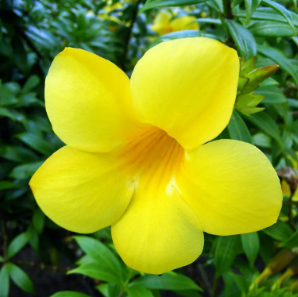
#> input picture src/data/tests/flor_amarela.png, 298 x 297 px, found by its file name
$ python testNewColor.py
#> lines starting #> are read from the running program, lines starting #| are printed output that depends on the picture; after the words box and inside, x2 and y2 are one past the last pixel; in counts of white or black regions, pixels touching at a corner belong together
import cv2
import numpy as np
import matplotlib.pyplot as plt

# 1. Carregar a imagem
# Se estiver usando um arquivo local, troque 'imagem.jpg' pelo seu caminho
img = cv2.imread('src/data/tests/flor_amarela.png')
#> img is the input picture: shape (297, 298, 3); mean B, G, R 33.4, 146.9, 126.3
img_rgb = cv2.cvtColor(img, cv2.COLOR_BGR2RGB) # Para exibir corretamente no Matplotlib

# 2. Converter para o espaço de cores HSV
hsv = cv2.cvtColor(img, cv2.COLOR_BGR2HSV)
#> hsv: shape (297, 298, 3); mean H, S, V 46.3, 200, 151

# 3. Definir o intervalo da cor amarela no HSV
# Nota: Esses valores podem precisar de ajuste dependendo da iluminação
lower_yellow = np.array([20, 100, 100])
upper_yellow = np.array([35, 255, 255])

# 4. Criar a máscara binária (o "pixel vira 1" se estiver no intervalo)
mask = cv2.inRange(hsv, lower_yellow, upper_yellow)
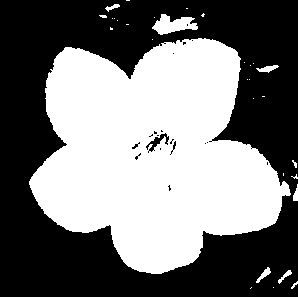
#> mask: shape (297, 298); 46.7% white; 31 white regions (22 under 20 px), largest, box (x1, y1, x2, y2) and area: (29, 38, 291, 274) 40311, (152, 14, 198, 35) 550, (256, 65, 279, 73) 93

# 5. Aplicar a máscara na imagem original para ver o resultado colorido (opcional)
result = cv2.bitwise_and(img_rgb, img_rgb, mask=mask)
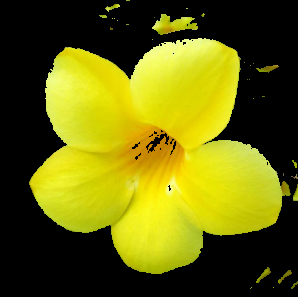
#> result: shape (297, 298, 3); mean R, G, B 101.9, 100.5, 12.1

# 6. Exibir os resultados
plt.figure(figsize=(15, 5))

plt.subplot(1, 3, 1)
plt.title("Original")
plt.imshow(img_rgb)
plt.axis('off')

plt.subplot(1, 3, 2)
plt.title("Máscara Binária (Amarelo)")
plt.imshow(mask, cmap='gray')
plt.axis('off')

plt.subplot(1, 3, 3)
plt.title("Resultado da Segmentação")
plt.imshow(result)
plt.axis('off')

plt.show()
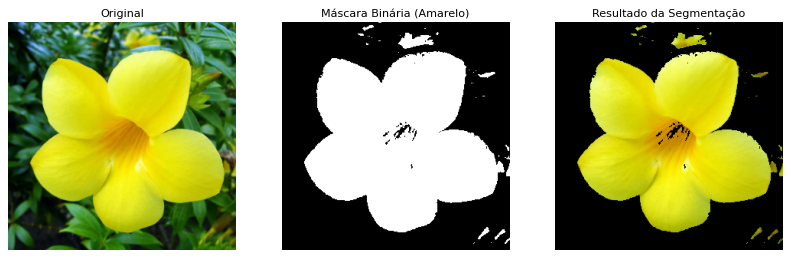
#> figure drawn by matplotlib, 3 panels
